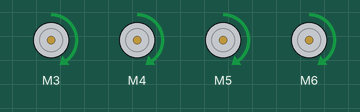
This sketch was run on a simulated Arduino Uno, built with avr-gcc and run on an emulated ATmega328P. Shown: 4 × DC motor (green arrow = forward, orange = backward, longer = faster).

Above: at 0.1 s.
Timing chart, 0 to 1.6 s (numbered marks = the images above):
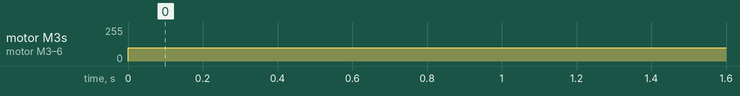

Measured:
- by itself, motor M3–6: stopped → forward 100/255 at 0.00 s

The sketch:

SHIELD-CHECK-V1.ino
```cpp
#include <AFMotor.h>

AF_DCMotor motor1(3);
AF_DCMotor motor2(4);
AF_DCMotor motor3(5);
AF_DCMotor motor4(6);

void setup(){
  motor1.setSpeed(100);
  motor2.setSpeed(100);
  motor3.setSpeed(100);
  motor4.setSpeed(100);

  motor1.run(RELEASE);
  motor2.run(RELEASE);
  motor3.run(RELEASE);
  motor4.run(RELEASE);
}

void loop(){
  motor1.run(FORWARD);
  motor2.run(FORWARD);
  motor3.run(FORWARD);
  motor4.run(FORWARD);
}
```
